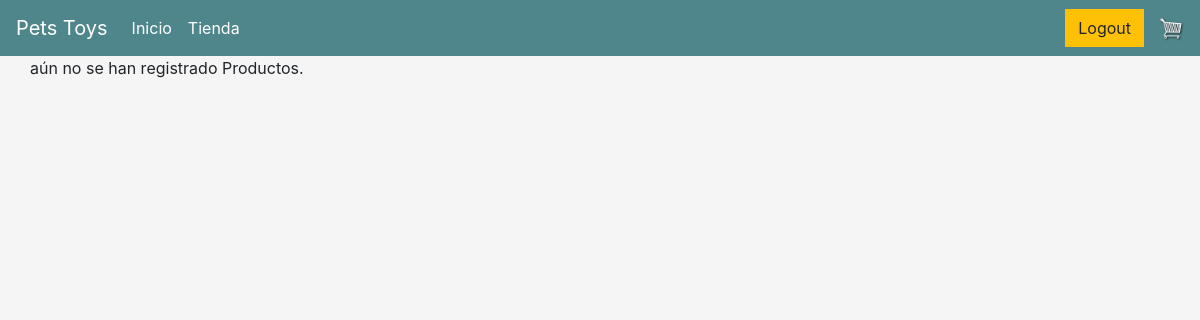
The app's page /mainstore (signed in), older data.
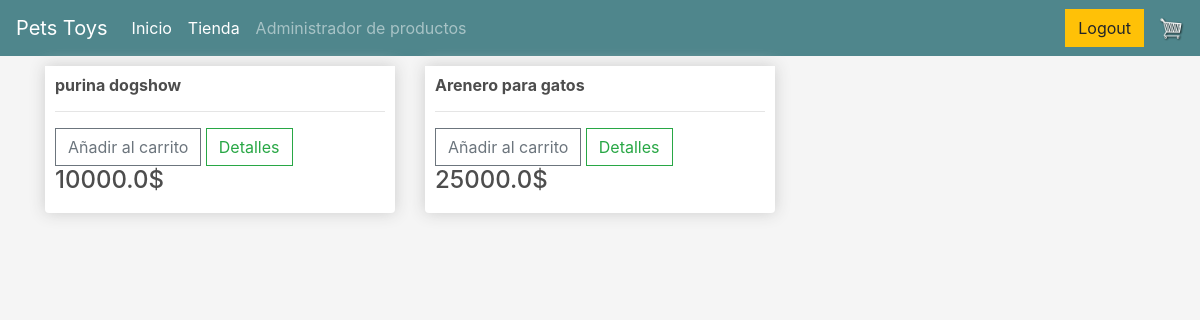
The same page, newer data.
### store/models.py (models this page shows, shortened)
class Product(models.Model):
    name = models.CharField(max_length=200)
    price = models.FloatField()

### store/views.py (the view)
# urls.py: path('mainstore', views.mainstore.as_view(), name="mainstore"),
class mainstore(ListView):
    model = Product
    template_name = 'mainstore.html'
    paginate_by = 9
    context_object_name = 'products'

### store/templates/mainstore.html (shortened to what this page needs)
{% extends 'base.html' %}
{% load static %}
{% block content %}
<div class="row">
    {% for product in products %}
    <div class="col-lg-4">
        <div class="box-element product">
            <h6><strong>{{product.name}}</strong></h6>
            <hr>
            <button class="btn btn-outline-secondary add-btn">Añadir al carrito</button>
            <a class="btn btn-outline-success" href="#">Detalles</a>
            <h4 style="display: inline-block;">{{product.price}}$</h4>
        </div>
    </div>
    {% empty %}
    <div class="col-xs-12">
        aún no se han registrado Productos.
    </div>
    {% endfor %}
</div>
{% endblock %}

Row changes from the older to the newer data that the page shows:
added Product: name "purina dogshow", price "10000.0"
added Product: name "Arenero para gatos", price "25000.0"
Text that changed along with them:
text no longer shown: "aún no se han registrado Productos."
text now shown: "Administrador de productos"
